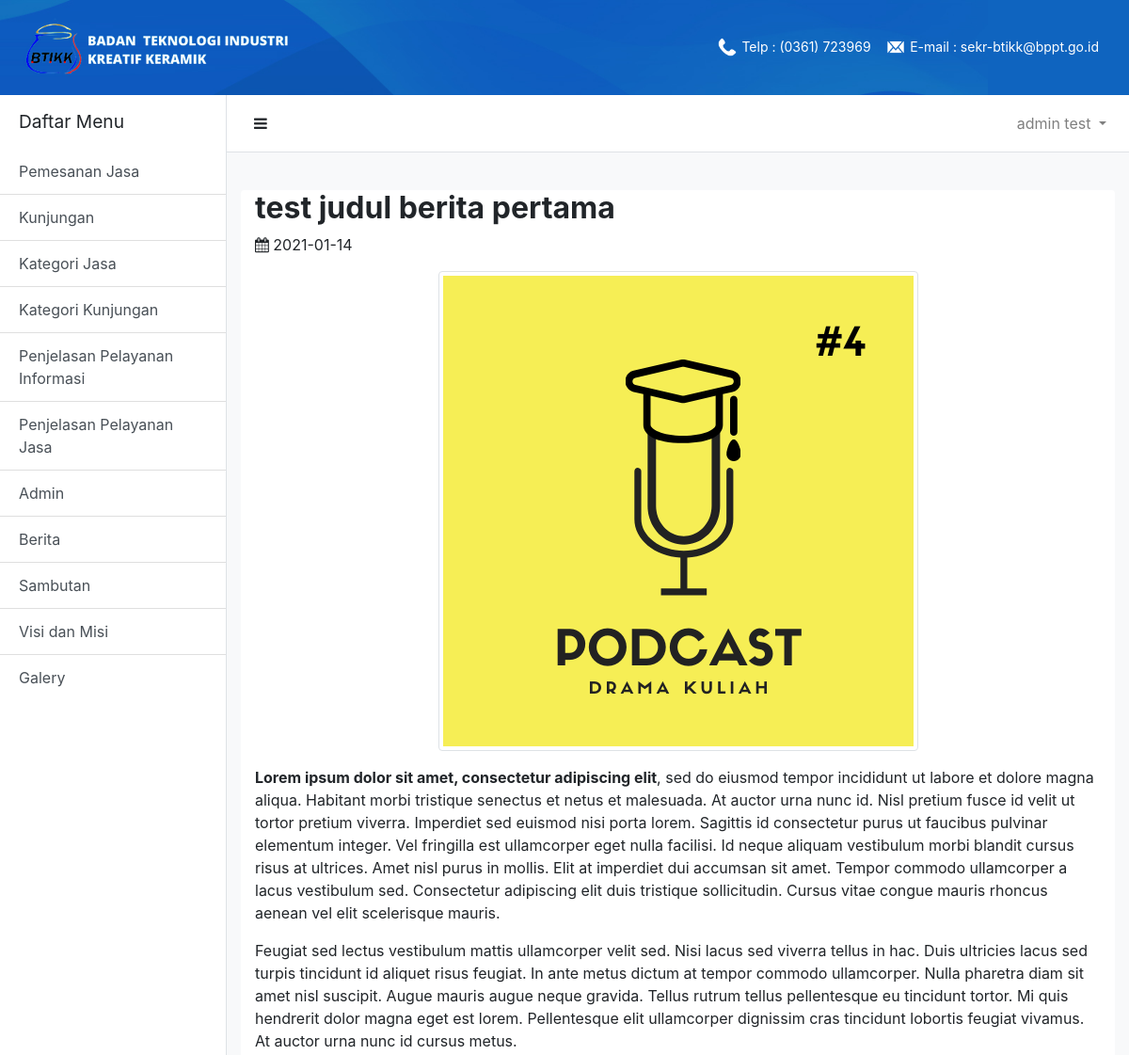
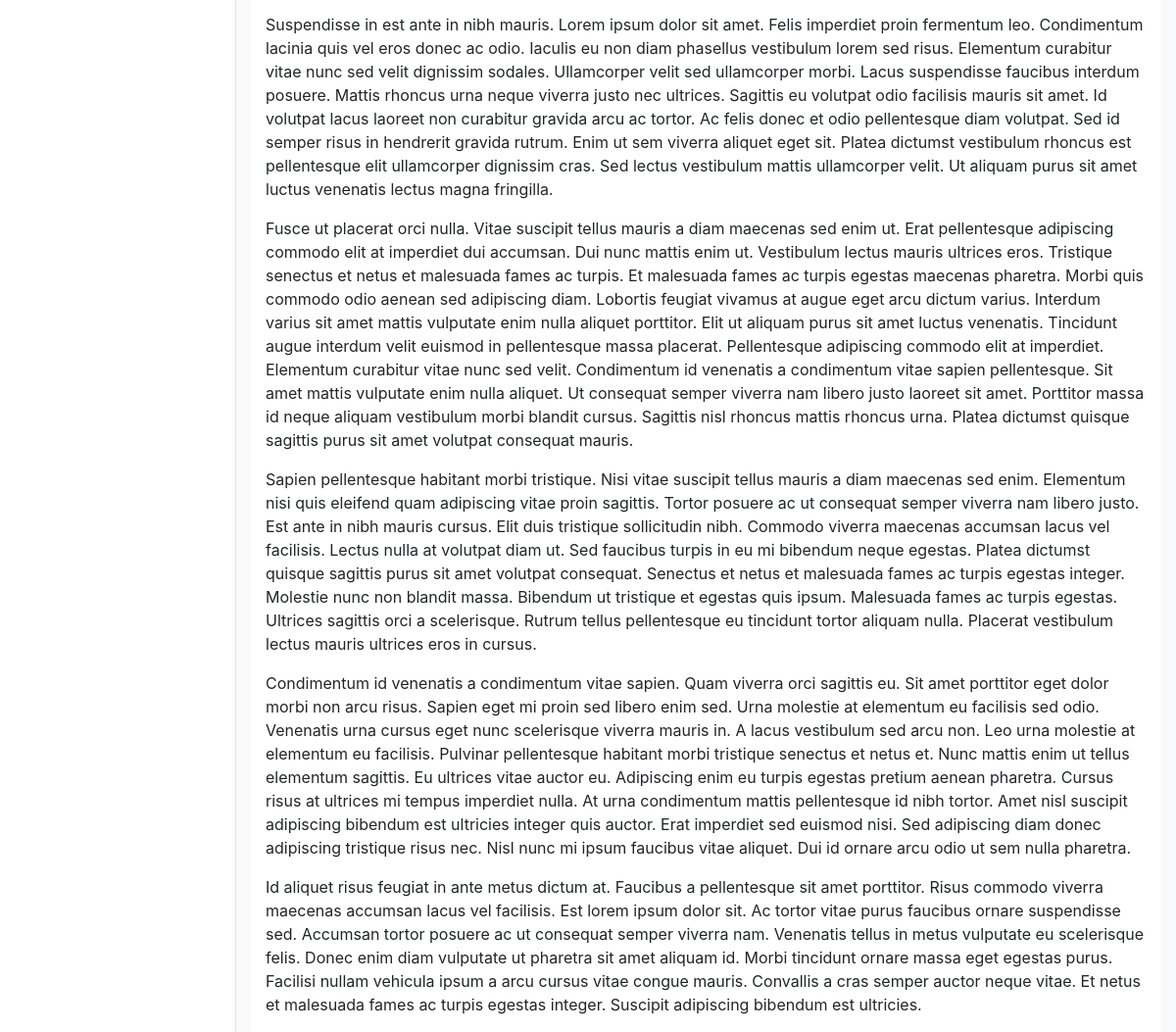
/adminContent/showBerita.php?id=1 (signed in), run on the app's committed database (2 pictures, top to bottom).
### tables this page shows
CREATE TABLE `user` (
  `id` int(11) NOT NULL,
  `name` varchar(255) NOT NULL,
  `email` varchar(255) NOT NULL,
  `password` varchar(255) NOT NULL,
  `username` varchar(255) NOT NULL,
  `jenis_kelamin` varchar(255) NOT NULL,
  `telp` varchar(255) NOT NULL,
  `alamat` varchar(255) NOT NULL
);

CREATE TABLE `tbberita` (
  `id_berita` int(11) NOT NULL,
  `gambar` varchar(255) NOT NULL,
  `judul` varchar(255) NOT NULL,
  `berita` text NOT NULL,
  `tgl_upload` date NOT NULL
);

### adminContent/showBerita.php (the view)
<?php
    include("../dashboardUser.php");
?>
<div class='card-content'>
    <div class='container'>
        <?php
        $id_berita = $_GET['id'];
        $sql = mysqli_query($conn,"SELECT * FROM tbberita where id_berita = $id_berita");
        $data = mysqli_fetch_assoc($sql);
        $gambar = $data['gambar'];
        $judul = $data['judul'];
        $berita = $data['berita'];
        $tgl = $data['tgl_upload'];
        echo "
            <h2 class='text-justify'> <b>".$judul."</b></h2>
            <ul class='list-inline d-flex justify-content-start content'>
                <li><i class='fa fa-calendar'></i> <span>".$tgl."</span></li>
            </ul>
            <div class='text-center content'>
                <img src='../".$gambar."' class='rounded img-thumbnail' alt='Judul Berita'>
            </div>
                <p class='text-justify content'>".$berita."</p>
            </div>"
        ?>
    </div>
</div>

### dashboardUser.php (shortened to what this page needs)
<?php
    include("../db.php");
?>
<!DOCTYPE html>
<html lang="en">
<head>
    <link rel="stylesheet" href="../css/navbar.css">
    <link rel="stylesheet" href="../css/footer.css">
    <link rel="stylesheet" href="../css/sidebar.css">
    <link rel="stylesheet" href="../css/contentUser.css">
    <link rel="stylesheet" href="https://stackpath.bootstrapcdn.com/bootstrap/4.4.1/css/bootstrap.min.css">
    <link rel="stylesheet" href="https://stackpath.bootstrapcdn.com/font-awesome/4.7.0/css/font-awesome.min.css">
</head>
<body>
    <nav class="navbar navbar-expand-lg navbar-dark justify-content-between" id='navbar'>
        <a class="navbar-brand" href="#">
            <img src="../gambar/rsz_2logo.png" alt="logo">
        </a>
        <ul class="navbar-nav">
            <li class="nav-item">
                <p class="navbar-brand">
                    <img src="../gambar/phone.png" class="d-inline-block align-top" alt="">
                    <span>Telp : (0361) 723969</span>
                </p>
            </li>
            <li class="nav-item">
                <p class="navbar-brand">
                    <img src="../gambar/email.png" class="d-inline-block align-top" alt="">
                    <span>E-mail : sekr-btikk@bppt.go.id</span>
                </p>
            </li>
        </ul>
    </nav>
<div class="d-flex bg-light" id="wrapper">
<div class="bg-white border-right" id="sidebar-wrapper">
  <div class="sidebar-heading text-black">Daftar Menu</div>
  <div class="list-group list-group-flush">
    <a href="./pemesananJasa.php" class="list-group-item list-group-item-action bg-white text-black ">Pemesanan Jasa</a>
    <a href="./kunjungan.php" class="list-group-item list-group-item-action bg-white text-black ">Kunjungan</a>
    <a href="./kategoriJasa.php" class="list-group-item list-group-item-action bg-white text-black ">Kategori Jasa</a>
    <a href="./kategoriKunjungan.php" class="list-group-item list-group-item-action bg-white text-black ">Kategori Kunjungan</a>
    <a href="./penjelasanPelayananInformasi.php" class="list-group-item list-group-item-action bg-white text-black ">Penjelasan Pelayanan Informasi</a>
    <a href="./penjelasanPelayananJasa.php" class="list-group-item list-group-item-action bg-white text-black ">Penjelasan Pelayanan Jasa</a>
    <a href="./admin.php" class="list-group-item list-group-item-action bg-white text-black ">Admin</a>
    <a href="./berita.php" class="list-group-item list-group-item-action bg-white text-black ">Berita</a>
    <a href="./sambutan.php" class="list-group-item list-group-item-action bg-white text-black ">Sambutan</a>
    <a href="./visiMisi.php" class="list-group-item list-group-item-action bg-white text-black ">Visi dan Misi</a>
    <a href="./galery.php" class="list-group-item list-group-item-action bg-white text-black ">Galery</a>
  </div>
</div>
<div id="page-content-wrapper">
  <nav class="navbar navbar-expand-lg navbar-light bg-white border-bottom sticky-top" id='navbar-2'>
    <button class="btn text-black" id="menu-toggle"><i class="fa fa-bars"></i></button>
    <div class="collapse navbar-collapse" id="navbarSupportedContent">
      <ul class="navbar-nav ml-auto mt-2 mt-lg-0">
        <li class="nav-item dropdown">
        <?php
           $id = $_SESSION['user'];
           $sql = mysqli_query($conn,"SELECT name FROM user where id = $id");
           $admin = mysqli_fetch_assoc($sql);
           echo "
          <a class='nav-link dropdown-toggle' href='#' id='navbarDropdown' role='button' data-toggle='dropdown' aria-haspopup='true' aria-expanded='false'>
            ".$admin['name']."
          </a>
          <div class='dropdown-menu dropdown-menu-right' aria-labelledby='navbarDropdown'>
            <a class='dropdown-item' href='./editPassword.php?id=".$id."'>Ubah Password</a>
            <div class='dropdown-divider'></div>
            <a class='dropdown-item' href='../proses/logout.php'>Keluar</a>
          </div>";
          ?>
        </li>
      </ul>
    </div>
  </nav>
  <div class="container-fluid">
    <div class="card" id="user-content-wrapper">

### css/navbar.css (style rules this page uses)
#navbar, .navbar .navbar-default { background-image: url("../gambar/bg_top.jpg"); background-repeat: no-repeat; background-size: 100% 100%; }
.navbar .nav-item .navbar-brand { margin-top : 10px }
.navbar .nav-item .navbar-brand img { margin-top : 7.5px; width : 20px; height : 20px; }
.navbar .nav-item .navbar-brand span { font-size: 14px; }
#navbar-2 { padding-top: 10px; padding-bottom: 10px; margin-bottom: 40px; background-color: #110073; }

### css/sidebar.css (style rules this page uses)
#wrapper { overflow-x: hidden; }
#sidebar-wrapper { min-height: 100vh; margin-left: -15rem; -webkit-transition: margin .25s ease-out; -moz-transition: margin .25s ease-out; -o-transition: margin .25s ease-out; transition: margin .25s ease-out; }
#sidebar-wrapper .sidebar-heading { padding: 0.875rem 1.25rem; font-size: 1.2rem; }
#sidebar-wrapper .list-group { width: 15rem; }
#page-content-wrapper { min-width: 100vw; }
@media (min-width: 768px) { #sidebar-wrapper { margin-left: 0; } }
@media (min-width: 768px) { #page-content-wrapper { min-width: 0; width: 100%; } }

### css/contentUser.css (style rules this page uses)
#user-content-wrapper { border: none; }

### data on the page
user: name "admin test"
tbberita: judul "test judul berita pertama", tgl_upload "2021-01-14", gambar (picture), berita "Lorem ipsum dolor sit amet, consectetur adipiscing elit , sed do eiusmod tempor incididunt ut labore et dolore magna aliqua. Habitant morbi tristique senectus et netus et malesuada. At auctor urna nunc id. Nisl pretium fusce id velit ut tortor pretium viverra. Imperdiet sed euismod nisi porta lorem. Sagittis id consectetur purus ut faucibus pulvinar elementum integer. Vel fringilla est ullamcorper eget nulla facilisi. Id neque aliquam vestibulum morbi blandit cursus risus at ultrices. Amet nisl purus in mollis. Elit at imperdiet dui accumsan sit amet. Tempor commodo ullamcorper a lacus vestibulum sed. Consectetur adipiscing elit duis tristique sollicitudin. Cursus vitae congue mauris…"
